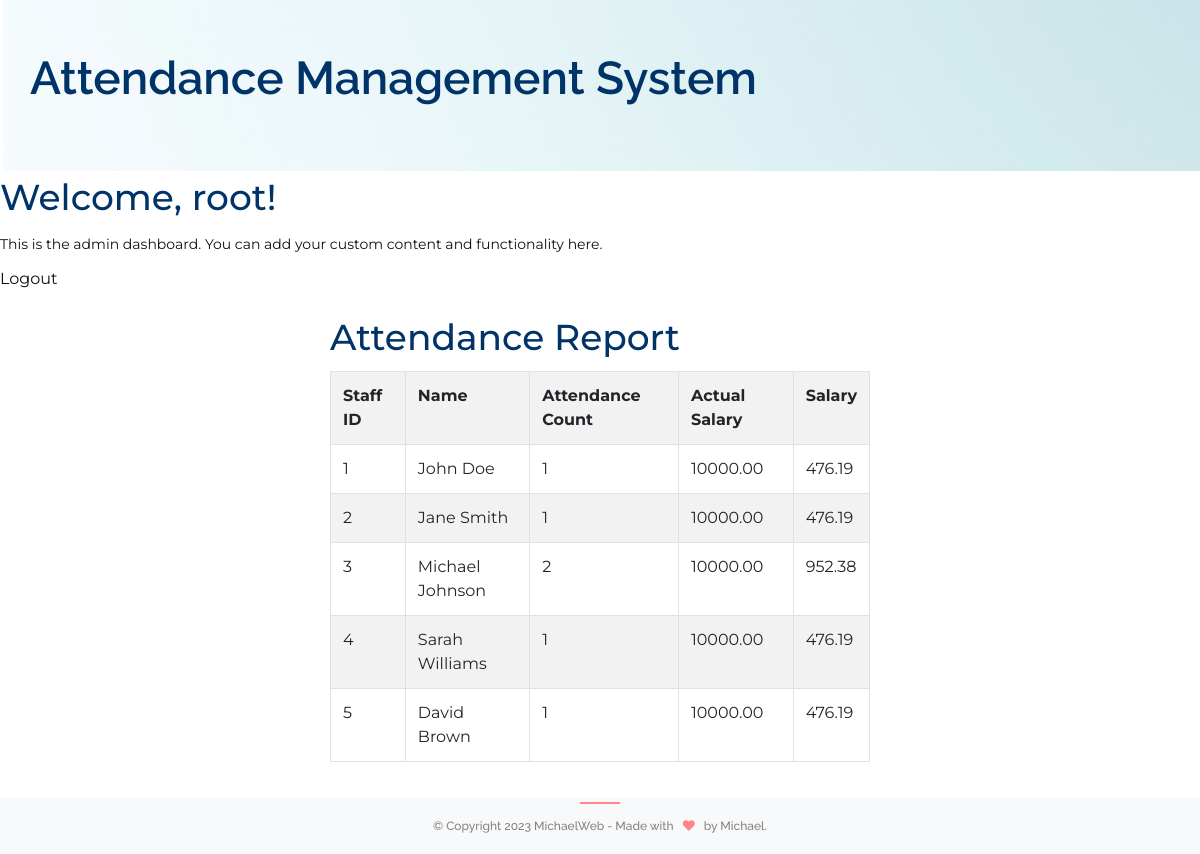
Screenshot of /admin_dashboard.php (signed in) with the database file from the repository.
### tables this page shows
CREATE TABLE `staff` (
  `id` int(11) NOT NULL,
  `name` varchar(50) NOT NULL,
  `monthly_salary` decimal(10,2) NOT NULL
);

### connection.php (called while the page is built, shortened)
<?php
$username = 'root';

### staffclass.php (called while the page is built, shortened)
<?php
class Staff
{
    private $conn;
    public function __construct($conn)
    {
        $this->conn = $conn;
    }
    public function getAllStaff()
    {
        $sql = "SELECT * FROM staff";
        $result = $this->conn->query($sql);
        $staffData = array();
        while ($row = $result->fetch_assoc()) {
            $staffData[] = $row;
        }
        return $staffData;
    }
}

### attendance_class.php (called while the page is built, shortened)
<?php
class Attendance
{
    private $conn;
    public function __construct($conn)
    {
        $this->conn = $conn;
    }
    public function getAttendanceForMonth($month, $year) {
        $attendanceData = array();
        $sql = "SELECT staff_id FROM attendance WHERE MONTH(date) = ? AND YEAR(date) = ?";
        $stmt = $this->conn->prepare($sql);
        $stmt->bind_param("ii", $month, $year);
        $stmt->execute();
        $result = $stmt->get_result();
        while ($row = $result->fetch_assoc()) {
            $staffId = $row['staff_id'];
            $attendanceData[$staffId][] = true;
        }
        return $attendanceData;
    }
}

### admin_dashboard.php (the view, shortened to what this page needs)
<?php
require_once 'connection.php';
require_once 'staffclass.php';
require_once 'attendance_class.php';
$staff = new Staff($conn);
$attendance = new Attendance($conn);
$staffList = $staff->getAllStaff();
$month = date('m');
$year = date('Y');
$attendanceData = $attendance->getAttendanceForMonth($month,$year);
$workingDays = getWorkingDaysInMonth($year, $month);
foreach ($staffList as $staffMember) {
    $salaryPerDay = $staffMember['monthly_salary'] / $workingDays;
}
function getWorkingDaysInMonth($year, $month) {
    $totalDays = cal_days_in_month(CAL_GREGORIAN, $month, $year);
    $workingDays = 0;
    for ($day = 1; $day <= $totalDays; $day++) {
        $currentDate = date("Y-m-d", strtotime("$year-$month-$day"));
        $currentDayOfWeek = date("N", strtotime($currentDate));
        if ($currentDayOfWeek >= 1 && $currentDayOfWeek <= 5) {
            $workingDays++;
        }
    }
    return $workingDays;
}
?>
<!DOCTYPE html>
<html lang="en">
<head>
    <link rel="stylesheet" href="assets/css/flaticon.css">
    <link rel="stylesheet" href="assets/css/fontawesome.min.css">
    <link rel="stylesheet" href="assets/css/bootstrap.min.css">
    <link rel="stylesheet" href="assets/css/animate.css">
    <link rel="stylesheet" href="assets/css/rpopup.min.css">
    <link rel="stylesheet" href="assets/css/slick.css">
    <link rel="stylesheet" href="assets/css/style.css">
    <link rel="stylesheet" href="assets/css/responsive.css">
</head>
<body>
    <main>
        <section class="breadcrumb-area padding-90" style="background-image: url(assets/img/bg/breadcrumb-bg.png)">
            <div class="container-fluid">
                <div class="row">
                    <div class="breadcrumb-content">
                        <div class="col-12 px-0">
                            <div class="page-title">
                                <h1 class="heading-1">Attendance Management System</h1>
                            </div>
                        </div>
                    </div>
                </div>
            </div>
        </section>
        <h2>Welcome, <?php echo $username; ?>!</h2>
        <p>This is the admin dashboard. You can add your custom content and functionality here.</p>
        <a href="logout.php">Logout</a>
        <section class="contact-section padding-20" >
            <div class="container">
                <div class="row">
                    <div class="col-lg-6 offset-lg-3 offset-md-3">
                        <div class="form-area">
                            <h2>Attendance Report</h2>
                            <table class="table table-bordered table-striped">
                                <tr>
                                    <th>Staff ID</th>
                                    <th>Name</th>
                                    <th>Attendance Count</th>
                                    <th>Actual Salary</th>
                                    <th>Salary</th>
                                </tr>
                                <?php foreach ($staffList as $staffMember) : ?>
                                    <tr>
                                        <td><?php echo $staffMember['id']; ?></td>
                                        <td><?php echo $staffMember['name']; ?></td>
                                        <td><?php echo isset($attendanceData[$staffMember['id']]) ? count($attendanceData[$staffMember['id']]) : 0; ?></td>
                                        <td><?php echo $staffMember['monthly_salary']; ?></td>
                                        <td><?php echo number_format($salaryPerDay * count($attendanceData[$staffMember['id']]),2); ?></td>
                                    </tr>
                                <?php endforeach; ?>
                            </table>
                        </div>
                    </div>
                </div>
            </div>
        </section>
    </main>
    <footer class="footer-area">
        <div class="copyright-area">
            <div class="container">
                <div class="row">
                    <div class="col-lg-12">
                        <div class="copyright-area-inner">
                            &copy; Copyright 2023 MichaelWeb - Made with <span class="coypright-icon"><i class="fas fa-heart"></i></span> by
                            <a href="#" target="_blank">Michael</a>.
                        </div>
                    </div>
                </div>
            </div>
        </div>
    </footer>
</body>
</html>

### assets/css/responsive.css (style rules this page uses)
@media only screen and (min-width: 992px) and (max-width: 1200px) { .breadcrumb-area { padding-left: 30px; padding-right: 30px; } }
@media only screen and (min-width: 992px) and (max-width: 1200px) { .padding-90 { padding-top: 50px; padding-bottom: 50px; } }

### rows the page displays
staff: id "1", name "John Doe", monthly_salary "10000.00", id "476.19"
staff: id "2", name "Jane Smith", id "1", monthly_salary "10000.00", id "476.19"
staff: id "3", name "Michael Johnson", id "2", monthly_salary "10000.00", id "952.38"
staff: id "4", name "Sarah Williams", id "1", monthly_salary "10000.00", id "476.19"
staff: id "5", name "David Brown", id "1", monthly_salary "10000.00", monthly_salary+id "476.19"

### other values shown
$username "root"
